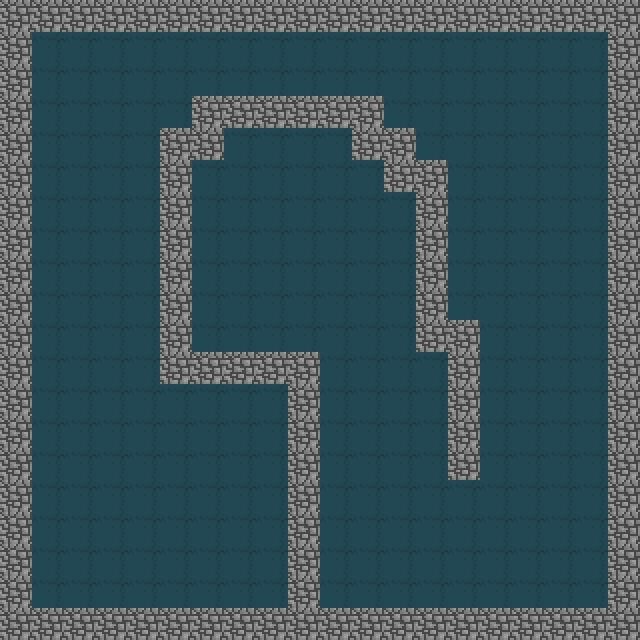

Tiled map render using the project's own tile images. Description and the whole map definition, tile-layer contents included, below:
An orthogonal 20x20 tile map with 32x32 px tiles, 2 tile layers (sol, Murs).

<map version="1.0" orientation="orthogonal" renderorder="right-down" width="20" height="20" tilewidth="32" tileheight="32" nextobjectid="1">
 <tileset firstgid="1" name="tileset" tilewidth="32" tileheight="32" tilecount="16" columns="8">
  <image source="../_images_/tileset.png" width="256" height="64" />
 </tileset>
 <layer name="sol" width="20" height="20">
  <data encoding="csv">
7,7,7,7,7,7,7,7,7,7,7,7,7,7,7,7,7,7,7,7,
7,7,7,7,7,7,7,7,7,7,7,7,7,7,7,7,7,7,7,7,
7,7,7,7,7,7,7,7,7,7,7,7,7,7,7,7,7,7,7,7,
7,7,7,7,7,7,7,7,7,7,7,7,7,7,7,7,7,7,7,7,
7,7,7,7,7,7,7,7,7,7,7,7,7,7,7,7,7,7,7,7,
7,7,7,7,7,7,7,7,7,7,7,7,7,7,7,7,7,7,7,7,
7,7,7,7,7,7,7,7,7,7,7,7,7,7,7,7,7,7,7,7,
7,7,7,7,7,7,7,7,7,7,7,7,7,7,7,7,7,7,7,7,
7,7,7,7,7,7,7,7,7,7,7,7,7,7,7,7,7,7,7,7,
7,7,7,7,7,7,7,7,7,7,7,7,7,7,7,7,7,7,7,7,
7,7,7,7,7,7,7,7,7,7,7,7,7,7,7,7,7,7,7,7,
7,7,7,7,7,7,7,7,7,7,7,7,7,7,7,7,7,7,7,7,
7,7,7,7,7,7,7,7,7,7,7,7,7,7,7,7,7,7,7,7,
7,7,7,7,7,7,7,7,7,7,7,7,7,7,7,7,7,7,7,7,
7,7,7,7,7,7,7,7,7,7,7,7,7,7,7,7,7,7,7,7,
7,7,7,7,7,7,7,7,7,7,7,7,7,7,7,7,7,7,7,7,
7,7,7,7,7,7,7,7,7,7,7,7,7,7,7,7,7,7,7,7,
7,7,7,7,7,7,7,7,7,7,7,7,7,7,7,7,7,7,7,7,
7,7,7,7,7,7,7,7,7,7,7,7,7,7,7,7,7,7,7,7,
7,7,7,7,7,7,7,7,7,7,7,7,7,7,7,7,7,7,7,7
</data>
 </layer>
 <layer name="Murs" width="20" height="20">
  <data encoding="csv">
2,2,2,2,2,2,2,2,2,2,2,2,2,2,2,2,2,2,2,2,
2,0,0,0,0,0,0,0,0,0,0,0,0,0,0,0,0,0,0,2,
2,0,0,0,0,0,0,0,0,0,0,0,0,0,0,0,0,0,0,2,
2,0,0,0,0,0,2,2,2,2,2,2,0,0,0,0,0,0,0,2,
2,0,0,0,0,2,2,0,0,0,0,2,2,0,0,0,0,0,0,2,
2,0,0,0,0,2,0,0,0,0,0,0,2,2,0,0,0,0,0,2,
2,0,0,0,0,2,0,0,0,0,0,0,0,2,0,0,0,0,0,2,
2,0,0,0,0,2,0,0,0,0,0,0,0,2,0,0,0,0,0,2,
2,0,0,0,0,2,0,0,0,0,0,0,0,2,0,0,0,0,0,2,
2,0,0,0,0,2,0,0,0,0,0,0,0,2,0,0,0,0,0,2,
2,0,0,0,0,2,0,0,0,0,0,0,0,2,2,0,0,0,0,2,
2,0,0,0,0,2,2,2,2,2,0,0,0,0,2,0,0,0,0,2,
2,0,0,0,0,0,0,0,0,2,0,0,0,0,2,0,0,0,0,2,
2,0,0,0,0,0,0,0,0,2,0,0,0,0,2,0,0,0,0,2,
2,0,0,0,0,0,0,0,0,2,0,0,0,0,2,0,0,0,0,2,
2,0,0,0,0,0,0,0,0,2,0,0,0,0,0,0,0,0,0,2,
2,0,0,0,0,0,0,0,0,2,0,0,0,0,0,0,0,0,0,2,
2,0,0,0,0,0,0,0,0,2,0,0,0,0,0,0,0,0,0,2,
2,0,0,0,0,0,0,0,0,2,0,0,0,0,0,0,0,0,0,2,
2,2,2,2,2,2,2,2,2,2,2,2,2,2,2,2,2,2,2,2
</data>
 </layer>
</map>